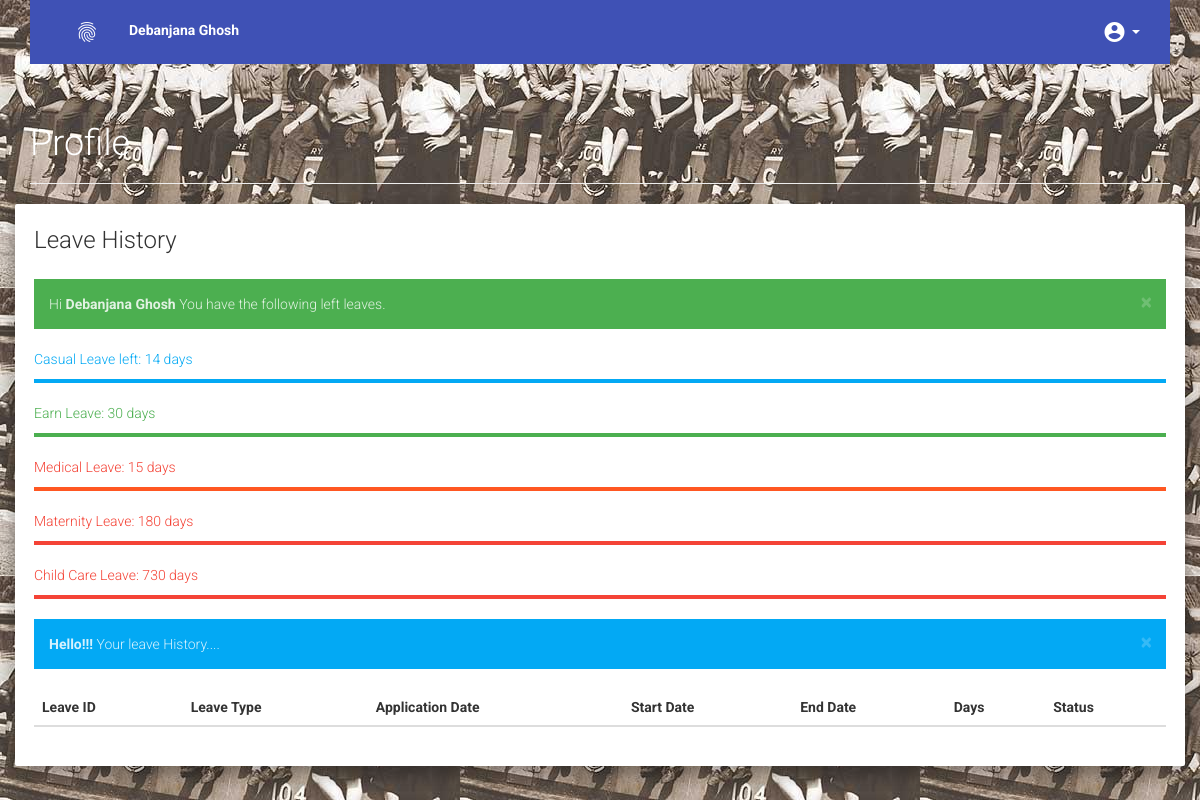
Page /hod_leave_history.php (signed in) on the committed database.
### tables this page shows
CREATE TABLE `emp_table` (
  `emp_id` int(11) NOT NULL,
  `name` varchar(40) NOT NULL,
  `email` varchar(40) NOT NULL,
  `dept` varchar(10) NOT NULL,
  `type` varchar(10) NOT NULL,
  `password` varchar(50) NOT NULL
);

CREATE TABLE `allocated_leave` (
  `emp_id` int(11) NOT NULL,
  `cl` int(11) NOT NULL DEFAULT '14',
  `el` int(11) NOT NULL DEFAULT '30',
  `sl` int(11) NOT NULL DEFAULT '15',
  `ml` int(11) NOT NULL DEFAULT '180',
  `ccl` int(11) NOT NULL DEFAULT '730'
);

### hod_leave_history.php (the view, shortened to what this page needs)
<?php
$emp_id=$_SESSION['emp_id'];
try
{
	$db = new PDO("mysql:dbname=leave_management;host=localhost", "root", "" );
}
catch(PDOException $e)
{
    alert($e->getMessage()) ;
}
$sql="select * from emp_table where emp_id='$emp_id'";
foreach($db->query($sql) as $row)
?>
<!DOCTYPE html>
<html>
<head>
  <link href="http://maxcdn.bootstrapcdn.com/bootstrap/3.3.6/css/bootstrap.min.css" rel="stylesheet">
  <link href="dist/css/bootstrap-material-design.css" rel="stylesheet">
  <link href="dist/css/ripples.min.css" rel="stylesheet">
  <link href="http://fezvrasta.github.io/snackbarjs/dist/snackbar.min.css" rel="stylesheet">
  </head>
<body background="abc_6.jpg">
<div class="container">
 <div class="navbar navbar-inverse">
            <div class="container-fluid">
              <div class="navbar-collapse collapse navbar-responsive-collapse">
                <ul class="nav navbar-nav">
                  <li><a href="javascript:void(0)"><i class="material-icons">fingerprint</i>
				  <b></b></a></li>
				  <li><a href="http://localhost/Pluto/staff_home.php"><b><?php echo $row['name'];?></b></a></li>
                </ul>
                <ul class="nav navbar-nav navbar-right">
                  <li class="dropdown">
                    <a href="bootstrap-elements.html" data-target="#" class="dropdown-toggle" data-toggle="dropdown"><i class="material-icons md-48"><i class="material-icons">account_circle</i></i>
                      <b class="caret"></b></a>
                  </li>
                </ul>
              </div>
            </div>
          </div>
  <div class="bs-docs-section">
    <div class="row">
      <div class="col-md-12">
        <div class="page-header">
          <h1 id="forms"><font color="white">Profile</font></h1>
        </div>
      </div>
    </div>
    <div class="row">
      <div >
        <div class="well bs-component">
            <fieldset>
              <legend>Leave History</legend>
			<div class="alert alert-dismissible alert-success">
				<button type="button" class="close" data-dismiss="alert">×</button>
				Hi<strong> <a href="http://localhost/Pluto/staff_home.php" class="alert-link"><?php echo $row['name'];?></strong></a> You have the following left leaves.
			</div>
			<?php 	$sql_1="select * from allocated_leave where emp_id='$emp_id'";
					foreach($db->query($sql_1) as $row_1)
					{	$cl=(($row_1['cl']/14)*100);
						$el=(($row_1['el']/30)*100);
						$sl=(($row_1['sl']/15)*100);
						$ml=(($row_1['ml']/180)*100);
						$ccl=(($row_1['ccl']/730)*100);
					?>
			<p class="text-info"> Casual Leave left: <?php echo $row_1['cl'];?> days
			<div class="progress">
				<div class="progress-bar progress-bar-info" style="width: <?php echo $cl;?>%"></div>
			</div>
			</p>
			<p class="text-success"> Earn Leave: <?php echo $row_1['el'];?> days
			<div class="progress">
				<div class="progress-bar progress-bar-success" style="width: <?php echo $el;?>%"></div>
			</div>
			</p>
			<p class="text-danger"> Medical Leave: <?php echo $row_1['sl'];?> days
			<div class="progress">
				<div class="progress-bar progress-bar-warning" style="width: <?php echo $sl;?>%"></div>
			</div>
			</p>
			<p class="text-danger"> Maternity Leave: <?php echo $row_1['ml'];?>	days
			<div class="progress">
				<div class="progress-bar progress-bar-danger" style="width: <?php echo $ml;?>%"></div>
			</div>
			</p>
			<p class="text-danger"> Child Care Leave: <?php echo $row_1['ccl'];?> days
			<div class="progress">
				<div class="progress-bar progress-bar-danger" style="width: <?php echo $ccl;?>%"></div>
			</div>
			</p>
					<?php }?>
			<div class="alert alert-dismissible alert-info">
				<button type="button" class="close" data-dismiss="alert">×</button>
				<strong>Hello!!!</strong> Your leave History....
			</div>
	<table class="table table-striped table-hover ">
  <thead>
  <tr>
    <th>Leave ID</th>
    <th>Leave Type</th>
    <th>Application Date</th>
    <th>Start Date</th>
	<th>End Date</th>
	<th>Days</th>
	<th>Status</th>
  </tr>
  </thead>
	</table>
			</fieldset>
        </div>
      </div>
    </div>
  </div>
</div>
</body>
</html>

### rows in the picture
emp_table: name "Debanjana Ghosh"
allocated_leave: cl "14", el "30", sl "15", ml "180", ccl "730"
